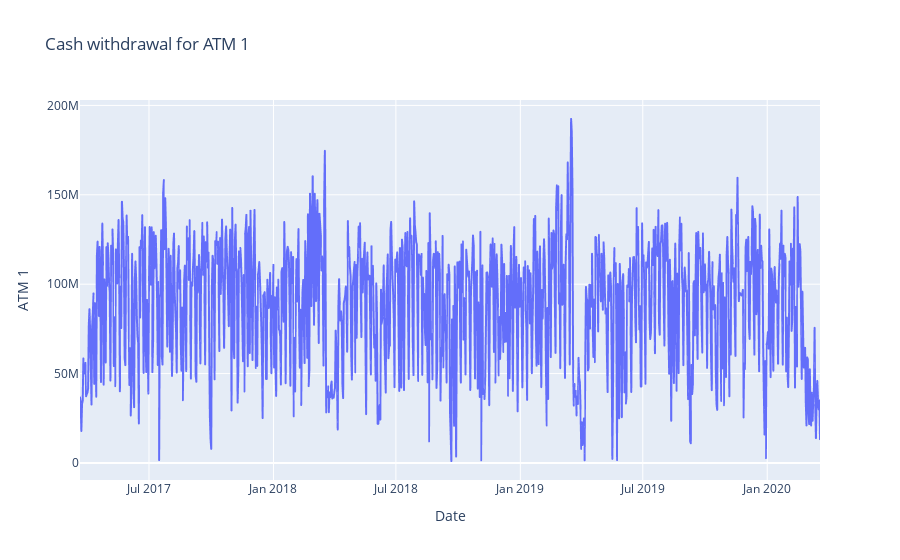

The code cell stored with this chart in its notebook:
### Code cell
fig = px.line(data_df,y="ATM 1", title="Cash withdrawal for ATM 1")
fig.show()

### Figure 1 — Plotly figure (JSON) as saved in the notebook; plotly's stock layout.template omitted (floating-point values rounded to 4 significant figures; data arrays with more than 128 entries replaced by an {"elided": "..."} marker saying what was removed)
{"data": [{"hovertemplate": "Date=%{x}<br>ATM 1=%{y}<extra></extra>", "legendgroup": "", "line": {"color": "#636efa", "dash": "solid"}, "marker": {"symbol": "circle"}, "mode": "lines", "name": "", "showlegend": false, "type": "scattergl", "x": {"elided": "1095 str values"}, "xaxis": "x", "y": {"elided": "1095 float values"}, "yaxis": "y"}], "layout": {"legend": {"tracegroupgap": 0}, "title": {"text": "Cash withdrawal for ATM 1"}, "xaxis": {"anchor": "y", "domain": [0, 1], "title": {"text": "Date"}}, "yaxis": {"anchor": "x", "domain": [0, 1], "title": {"text": "ATM 1"}}}}
